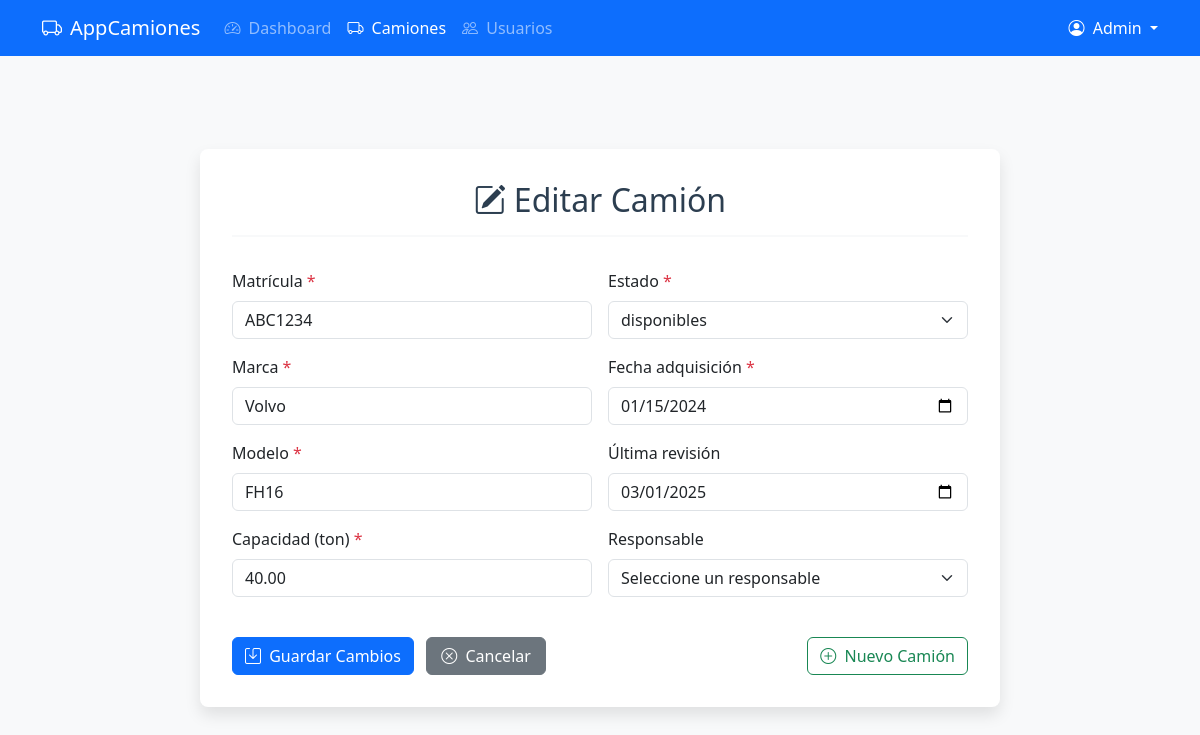
The page /views/camiones/edit.php?action=editar&id=1 (signed in) on the database its author committed.
### tables this page shows
CREATE TABLE `camiones` (
  `id_camion` int(11) NOT NULL,
  `matricula` varchar(20) NOT NULL,
  `marca` varchar(50) NOT NULL,
  `modelo` varchar(50) NOT NULL,
  `capacidad` decimal(10,2) NOT NULL COMMENT 'en toneladas',
  `id_estado_camion` int(11) NOT NULL,
  `fecha_adquisicion` date NOT NULL,
  `ultima_revision` date DEFAULT NULL,
  `id_usuario_responsable` int(11) DEFAULT NULL,
  `fecha_registro` datetime DEFAULT current_timestamp()
);

CREATE TABLE `estados_camion` (
  `id_estado_camion` int(11) NOT NULL,
  `nombre` varchar(50) NOT NULL,
  `descripcion` varchar(255) DEFAULT NULL
);

### controllers/CamionesController.php (called while the page is built, shortened)
<?php
require_once __DIR__ . '/../config/database.php';
require_once __DIR__ . '/../models/Camiones.php';
class CamionesController {
    private $camion;
    public function __construct() {
        $this->db = new Database();
        $this->camion = new Camiones($this->db->connect());
    }
    public function mostrarFormularioEdicion($id) {
        try {
            $camion = $this->camion->getCamionById($id);
            return [
                'camion' => $camion,
                'estados' => $this->camion->getEstadosCamion(),
                'conductores' => $this->camion->getConductores()
            ];
        } catch (PDOException $e) {
            error_log("Error en mostrarFormularioEdicion: ".$e->getMessage());
            return ['error' => 'Error al cargar el formulario de edición'];
        }
    }
}

### config/database.php (called while the page is built, shortened)
<?php
class Database {
    private $host = 'localhost';
    private $db_name = 'proyecto_transportes';
    private $username = 'dmilanes';
    private $password = 'milanes1982*-';
    public function connect() {
        $this->conn = null;
        try {
            $this->conn = new PDO(
                "mysql:host=" . $this->host . ";dbname=" . $this->db_name,
                $this->username,
                $this->password
            );
            $this->conn->setAttribute(PDO::ATTR_ERRMODE, PDO::ERRMODE_EXCEPTION);
        } catch (PDOException $e) {
            die("Error de conexión: " . $e->getMessage());
        }
        return $this->conn;
    }
}
?>

### models/Camiones.php (called while the page is built, shortened)
<?php
class Camiones {
    private $conn;
    private $table_name = "camiones";
    public function __construct($db) {
        $this->conn = $db;
    }
    public function getCamionById($id) {
        $query = "SELECT
                    c.id_camion,
                    c.matricula,
                    c.marca,
                    c.modelo,
                    c.capacidad,
                    c.id_estado_camion,
                    c.fecha_adquisicion,
                    c.ultima_revision,
                    c.id_usuario_responsable
                  FROM " . $this->table_name . " c
                  WHERE c.id_camion = :id";
        $stmt = $this->conn->prepare($query);
        $stmt->bindParam(':id', $id, PDO::PARAM_INT);
        $stmt->execute();
        $result = $stmt->fetch(PDO::FETCH_ASSOC);
        return $result;
    }
    public function getEstadosCamion() {
        $query = "SELECT * FROM estados_camion";
        $stmt = $this->conn->prepare($query);
        $stmt->execute();
        return $stmt->fetchAll(PDO::FETCH_ASSOC);
    }
    public function getConductores() {
        $query = "SELECT id_usuario, nombre FROM usuarios WHERE id_rol = 3 ORDER BY nombre";
        $stmt = $this->conn->prepare($query);
        $stmt->execute();
        return $stmt->fetchAll(PDO::FETCH_ASSOC);
    }
}

### views/camiones/edit.php (the view, shortened to what this page needs)
<?php
require_once __DIR__ . '/../../controllers/CamionesController.php';
$controller = new CamionesController();
$id = (int)$_GET['id'];
if ($_SERVER['REQUEST_METHOD'] === 'GET') {
    $data = $controller->mostrarFormularioEdicion($id);
} else {
    $data = $controller->handleRequest();
}
?>
<!DOCTYPE html>
<html lang="es">
<head>
    <link href="https://cdn.jsdelivr.net/npm/bootstrap@5.3.0/dist/css/bootstrap.min.css" rel="stylesheet">
    <link href="https://cdn.jsdelivr.net/npm/bootstrap-icons@1.10.0/font/bootstrap-icons.css" rel="stylesheet">
</head>
<body>
    <nav class="navbar navbar-expand-lg navbar-dark bg-primary fixed-top">
        <div class="container">
            <a class="navbar-brand" href="../auth/dashboard.php">
                <i class="bi bi-truck me-2"></i>AppCamiones
            </a>
            <div class="collapse navbar-collapse" id="navbarNav">
                <ul class="navbar-nav me-auto">
                    <li class="nav-item">
                        <a class="nav-link" href="../auth/dashboard.php"><i class="bi bi-speedometer2 me-1"></i> Dashboard</a>
                    </li>
                    <li class="nav-item">
                        <a class="nav-link active" href="list.php"><i class="bi bi-truck me-1"></i> Camiones</a>
                    </li>
                    <li class="nav-item">
                        <a class="nav-link" href="../usuarios/list.php"><i class="bi bi-people me-1"></i> Usuarios</a>
                    </li>
                </ul>
                <div class="d-flex">
                    <div class="dropdown">
                        <a class="nav-link dropdown-toggle text-white" href="#" id="navbarDropdown" role="button" data-bs-toggle="dropdown" aria-expanded="false">
                            <i class="bi bi-person-circle me-1"></i> <?php echo htmlspecialchars($_SESSION['user']['nombre']); ?>
                        </a>
                    </div>
                </div>
            </div>
        </div>
    </nav>
    <main class="main-content">
        <div class="container">
            <div class="form-container">
                <h2 class="form-title text-center"><i class="bi bi-pencil-square me-2"></i>Editar Camión</h2>
                <?php if (isset($data['camion'])): ?>
                <form method="POST" action="edit.php?action=editar&id=<?= $_GET['id'] ?>" id="camionForm">
                    <div class="row g-3">
                        <div class="col-md-6">
                            <div class="mb-3">
                                <label for="matricula" class="form-label required-field">Matrícula</label>
                                <input type="text" class="form-control" id="matricula" name="matricula" required
                                    value="<?= htmlspecialchars($data['camion']['matricula']) ?>">
                            </div>
                            <div class="mb-3">
                                <label for="marca" class="form-label required-field">Marca</label>
                                <input type="text" class="form-control" id="marca" name="marca" required
                                    value="<?= htmlspecialchars($data['camion']['marca']) ?>">
                            </div>
                            <div class="mb-3">
                                <label for="modelo" class="form-label required-field">Modelo</label>
                                <input type="text" class="form-control" id="modelo" name="modelo" required
                                    value="<?= htmlspecialchars($data['camion']['modelo']) ?>">
                            </div>
                            <div class="mb-3">
                                <label for="capacidad" class="form-label required-field">Capacidad (ton)</label>
                                <input type="number" step="0.01" class="form-control" id="capacidad" name="capacidad" required
                                    value="<?= htmlspecialchars($data['camion']['capacidad']) ?>">
                            </div>
                        </div>
                        <div class="col-md-6">
                            <div class="mb-3">
                                <label for="estado" class="form-label required-field">Estado</label>
                                <select class="form-select" id="estado" name="id_estado_camion" required>
                                    <?php foreach ($data['estados'] as $estado): ?>
                                        <option value="<?= $estado['id_estado_camion'] ?>"
                                            <?= ($data['camion']['id_estado_camion'] == $estado['id_estado_camion']) ? 'selected' : '' ?>>
                                            <?= htmlspecialchars($estado['nombre']) ?>
                                        </option>
                                    <?php endforeach; ?>
                                </select>
                            </div>
                            <div class="mb-3">
                                <label for="fecha_adquisicion" class="form-label required-field">Fecha adquisición</label>
                                <input type="date" class="form-control" id="fecha_adquisicion" name="fecha_adquisicion" required
                                    value="<?= htmlspecialchars($data['camion']['fecha_adquisicion']) ?>">
                            </div>
                            <div class="mb-3">
                                <label for="ultima_revision" class="form-label">Última revisión</label>
                                <input type="date" class="form-control" id="ultima_revision" name="ultima_revision"
                                    value="<?= htmlspecialchars($data['camion']['ultima_revision']) ?>">
                            </div>
                            <div class="mb-3">
                                <label for="responsable" class="form-label">Responsable</label>
                                <select class="form-select" id="responsable" name="id_usuario_responsable">
                                    <option value="">Seleccione un responsable</option>
                                </select>
                            </div>
                        </div>
                    </div>
                    <div class="d-flex justify-content-between mt-4">
                        <div>
                            <button type="submit" class="btn btn-primary btn-action me-2">
                                <i class="bi bi-save me-1"></i> Guardar Cambios
                            </button>
                            <a href="list.php" class="btn btn-secondary btn-action">
                                <i class="bi bi-x-circle me-1"></i> Cancelar
                            </a>
                        </div>
                        <a href="add.php" class="btn btn-outline-success btn-action">
                            <i class="bi bi-plus-circle me-1"></i> Nuevo Camión
                        </a>
                    </div>
                </form>
                <?php endif; ?>
            </div>
        </div>
    </main>
</body>
</html>

### views/camiones/edit.php (style rules this page uses)
body { padding-top: 56px; background-color: #f8f9fa; display: flex; flex-direction: column; min-height: 100vh; }
.main-content { flex: 1; display: flex; flex-direction: column; justify-content: center; padding: 2rem 0; }
.form-container { max-width: 800px; width: 100%; margin: 0 auto; padding: 2rem; background-color: white; border-radius: 8px; box-shadow: 0 0.5rem 1rem rgba(0, 0, 0, 0.1); }
.required-field::after { content: " *"; color: #dc3545; }
.form-title { color: #2c3e50; border-bottom: 2px solid #f8f9fa; padding-bottom: 1rem; margin-bottom: 2rem; }
.btn-action { min-width: 120px; }

### rows shown on the page
camiones: matricula "ABC1234", marca "Volvo", modelo "FH16", capacidad "40.00", id_estado_camion "disponibles", fecha_adquisicion "01/15/2024", ultima_revision "03/01/2025"

### other values the page prints
$_SESSION['user']['nombre'] "Admin"
